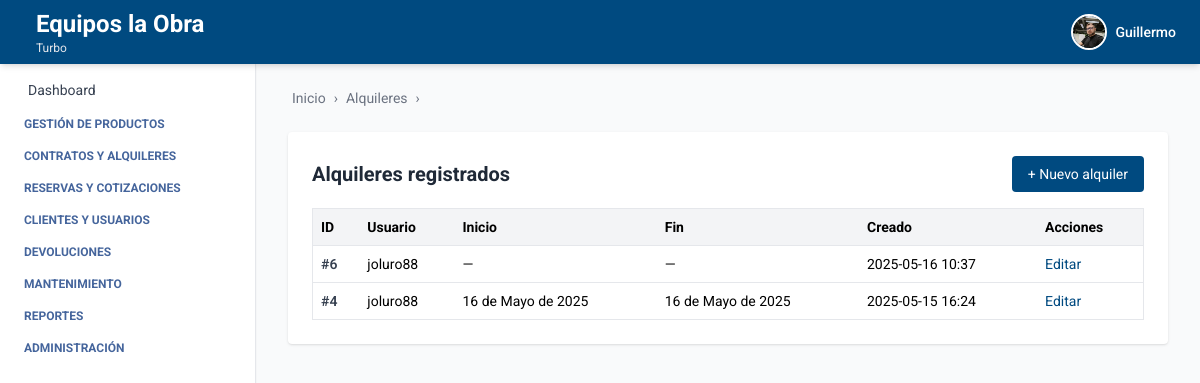
/alquiler/ (signed in), run on an earlier commit of the app's database.
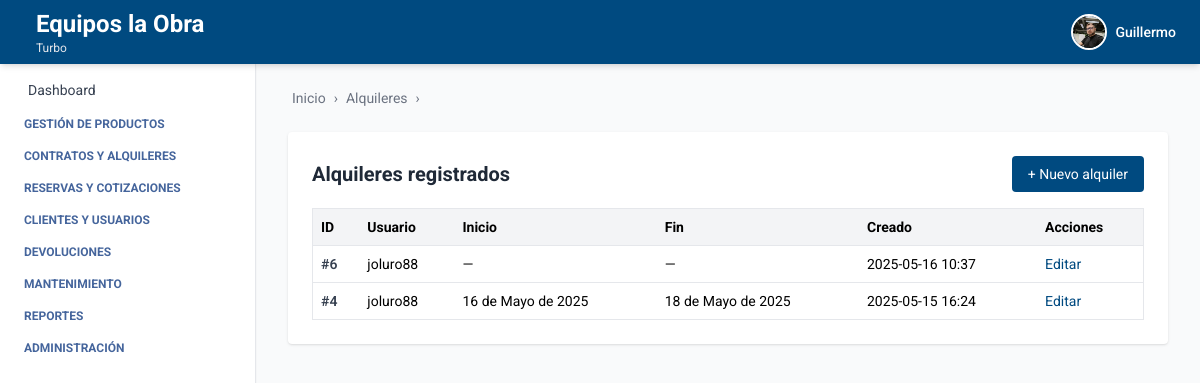
And on a later commit of the database.
### alquiler/models.py (models this page shows, shortened)
class Alquiler(models.Model):
    usuario = models.ForeignKey(settings.AUTH_USER_MODEL, on_delete=models.CASCADE)
    cliente = models.ForeignKey(Cliente, on_delete=models.PROTECT, related_name='alquileres', null=True, blank=True)
    fecha_inicio = models.DateField(null=True, blank=True)
    fecha_fin = models.DateField(null=True, blank=True)
    observaciones = models.TextField(blank=True)
    created_at = models.DateTimeField(auto_now_add=True)
    updated_at = models.DateTimeField(auto_now=True)
    created_by = models.ForeignKey(
        settings.AUTH_USER_MODEL, on_delete=models.SET_NULL,
        null=True, blank=True, related_name='alquileres_creados_por'
    )
    updated_by = models.ForeignKey(
        settings.AUTH_USER_MODEL, on_delete=models.SET_NULL,
        null=True, blank=True, related_name='alquileres_actualizados_por'
    )

### autenticacion/models.py (models this page shows, shortened)
class Usuario(AbstractUser):
    telefono = models.CharField(max_length=20, blank=True, null=True)
    empresa = models.ForeignKey(Empresa, on_delete=models.SET_NULL, null=True, blank=True)
    sucursal = models.ForeignKey(Sucursal, on_delete=models.SET_NULL, null=True, blank=True)
    ESTADOS = [
        ("activo", "Activo"),
        ("inactivo", "Inactivo"),
    ]
    estado = models.CharField(max_length=10, choices=ESTADOS, default="activo")
    foto_perfil = models.ImageField(upload_to='usuarios/img/', blank=True, null=True)
    groups = models.ManyToManyField(
        Group,
        related_name='usuarios',  # Evita conflicto con 'user_set'
        blank=True,
        help_text='The groups this user belongs to.',
        verbose_name='groups'
    )
    user_permissions = models.ManyToManyField(
        Permission,
        related_name='usuarios',  # Evita conflicto con 'user_set'
        blank=True,
        help_text='Specific permissions for this user.',
        verbose_name='user permissions'
    )

### alquiler/views_alquiler.py (the view)
# urls.py: path('', alquiler_list, name='alquiler_list'),
@login_required
def alquiler_list(request):
    alquileres = Alquiler.objects.filter(usuario__sucursal=request.user.sucursal).order_by('-created_at')
    context = {
        'alquileres': alquileres,
        'breadcrumb_items': [('Alquileres', 'Listado')]
    }
    return render(request, 'alquiler_list.html', context)

### alquiler/templates/alquiler_list.html
{% extends 'index.html' %}
{% load humanize %}
{% block breadcrumb %}
  {% include 'breadcrumb.html' with home='/' breadcrumbs=breadcrumb_items %}
{% endblock %}
{% block content %}
<div class="max-w-6xl mx-auto mt-6 bg-white p-6 rounded shadow">
  <div class="flex justify-between items-center mb-4">
    <h2 class="text-xl font-bold text-gray-800">Alquileres registrados</h2>
    <a href="{% url 'crear_alquiler' %}" class="bg-[var(--primary-color)] text-white px-4 py-2 rounded hover:bg-blue-700 transition text-sm">
      + Nuevo alquiler
    </a>
  </div>
  <table class="min-w-full bg-white border border-gray-200 text-sm rounded">
    <thead class="bg-gray-100 text-left">
      <tr>
        <th class="p-2">ID</th>
        <th class="p-2">Usuario</th>
        <th class="p-2">Inicio</th>
        <th class="p-2">Fin</th>
        <th class="p-2">Creado</th>
        <th class="p-2">Acciones</th>
      </tr>
    </thead>
    <tbody>
      {% for a in alquileres %}
        <tr class="border-t">
          <td class="p-2 font-semibold text-gray-700">#{{ a.id }}</td>
          <td class="p-2">{{ a.usuario.username }}</td>
          <td class="p-2">{{ a.fecha_inicio|default:"—" }}</td>
          <td class="p-2">{{ a.fecha_fin|default:"—" }}</td>
          <td class="p-2">{{ a.created_at|date:"Y-m-d H:i" }}</td>
          <td class="p-2">
            <a href="{% url 'editar_alquiler' a.id %}" class="text-[var(--primary-color)] hover:underline">Editar</a>
          </td>
        </tr>
      {% empty %}
        <tr>
          <td colspan="6" class="p-4 text-center text-gray-500">No hay alquileres registrados.</td>
        </tr>
      {% endfor %}
    </tbody>
  </table>
</div>
{% endblock %}

What changed in the data, as far as the page shows it:
changed Alquiler id 4: fecha_fin "16 de Mayo de 2025" → "18 de Mayo de 2025"
